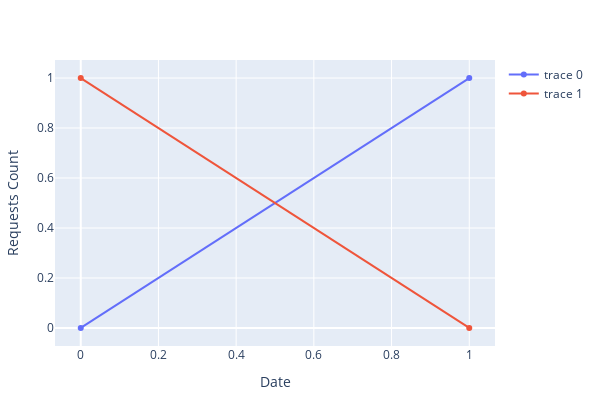

Notebook code for this chart:
### Code cell
PlotElement = GenericTrace{Dict{Symbol, Any}}
PlotArray(;n=9) = Vector{PlotElement}(undef,0)
data = PlotArray()
append!(data, [scatter(x=[0,1],y=[0,1]), scatter(x=[1,0],y=[0,1])])
plot(data,layout)

### Figure 1 — Plotly figure (JSON) as saved in the notebook; plotly's stock layout.template omitted (floating-point values rounded to 4 significant figures)
{"data": [{"type": "scatter", "x": [0, 1], "y": [0, 1]}, {"type": "scatter", "x": [1, 0], "y": [0, 1]}], "layout": {"height": 400, "margin": {"b": 50, "l": 50, "r": 50, "t": 60}, "title": "", "width": 600, "xaxis": {"title": "Date"}, "yaxis": {"title": "Requests Count"}}}
